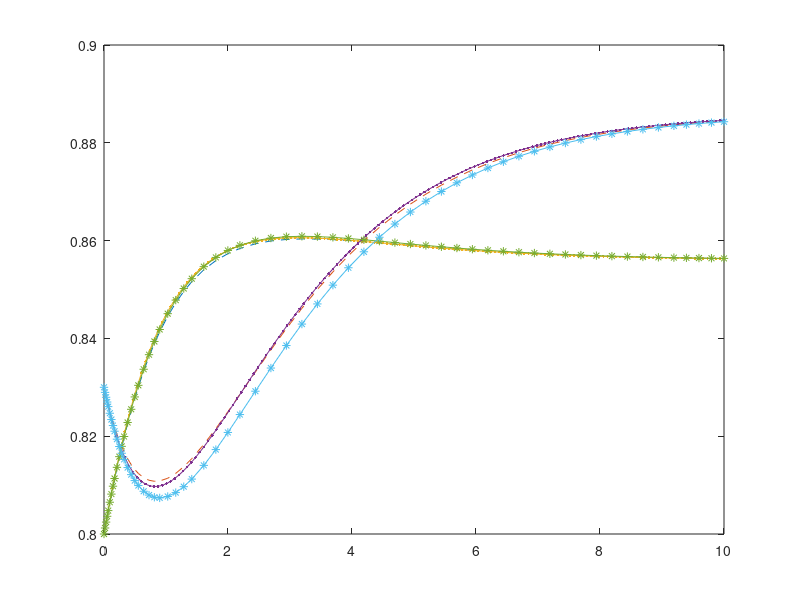

The MATLAB source for this figure:
% Du reactor linearisation
clear all
close all
clc
format long
%% Specify the reactor dynamics
phi = 0.072;
q = 1.0;
beta = 8.0;
delta = 0.3;
lambda = 20.0;
x1f = 1.0;
x2f = 0.0;
u = 0.0; % controller input!
k = @(x) exp(x/(1+x/lambda)); 

fx1 = @(x) -phi*k(x(2))-q;
fx2 = @(x) -phi*x(1)*k(x(2))*(lambda/(x(2)+lambda))^2;
gx1 = @(x) beta*phi*k(x(2));
gx2 = @(x) beta*phi*x(1)*k(x(2))*(lambda/(x(2)+lambda))^2-(q+delta);

F = @(x) [-phi*x(1)*k(x(2))+q*(x1f-x(1)); 
          beta*phi*x(1)*k(x(2))-(q+delta)*x(2)+delta*u+q*x2f]; % For SS solving
      
%% Solve for the steady states
ss1 = [0.85; 0.88];
ss2 = [0.55; 2.75];
ss3 = [0.23; 4.71];
[xss1, fval] = fsolve(F,ss1);
[xss2, fval] = fsolve(F,ss2);
[xss3, fval] = fsolve(F,ss3);
J = @(x) [fx1(x) fx2(x); gx1(x) gx2(x)]; % the jacobian

J1 = J(xss1);
dlmwrite('j_ss1.csv', J1, 'precision', '%.10f')
J2 = J(xss2);
J3 = J(xss3);

e1 = eig(J1);
e2 = eig(J2);
e3 = eig(J3);

%% Solve non-linear system
f = @(t, x) [-phi*x(1)*k(x(2))+q*(x1f-x(1)); 
             beta*phi*x(1)*k(x(2))-(q+delta)*x(2)+delta*u+q*x2f]; % For ODE solving

[tout, xout] = ode45(f, [0; 10], [0.8; 0.83]);
%% Solve linear system
Jlin = J1; % set which system to solve
xss = xss1; % set the steady state point
% flin = @(t, x) [Jlin(1,1)*x(1) + Jlin(1,2)*x(2);Jlin(2,1)*x(1) + Jlin(2,2)*x(2)];
% [toutlin, xoutlin] = ode45(flin, [0; 10], [0.8-xss1(1);0.83-xss1(2)]);
% xoutlin = xoutlin + repmat(xss1, 1, length(toutlin))';

flin = @(t, x) [Jlin(1,1)*x(1) + Jlin(1,2)*x(2); 
                Jlin(2,1)*x(1) + Jlin(2,2)*x(2)] - Jlin*xss;
[toutlin, xoutlin] = ode45(flin, [0; 10], [0.8;0.83]);

% test if forward euler is good enough
time = linspace(0.0, 10, 150);
fex = zeros(150,2);
h = time(2);
fex(1, :) = [0.8, 0.83]; 
for k=2:150
   fex(k, :) = fex(k-1,:) + h.*f(0,fex(k-1,:))'; 
end
%% Plot
plot(tout, xout, '--')
hold on
plot(time, fex, '.-')
plot(toutlin, xoutlin, '*-')
hold off